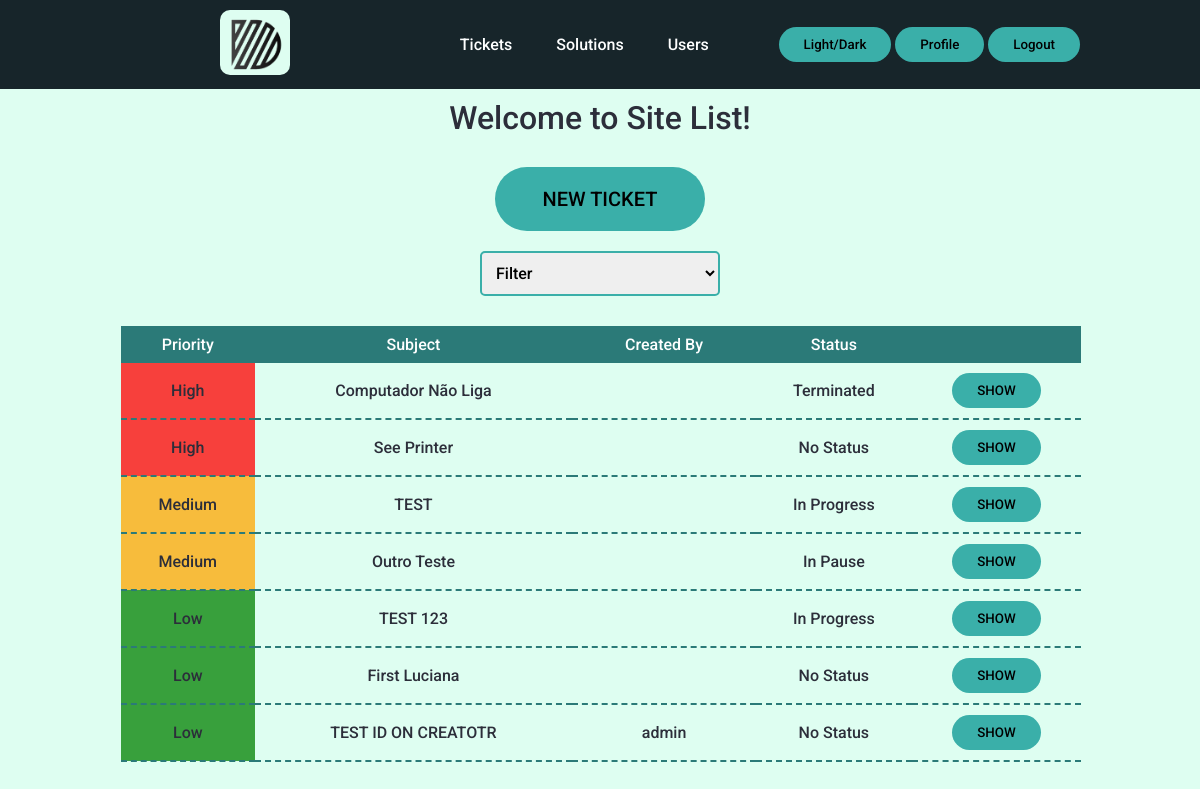
Screenshot of /tickets (signed in) with the database file from the repository.
### tables this page shows
CREATE TABLE tickets (
id INTEGER PRIMARY KEY AUTOINCREMENT NOT NULL,
subject TEXT NOT NULL,
creator INTEGER,
description TEXT,
status INTEGER DEFAULT 0 NOT NULL,
priority INTEGER DEFAULT 0 NOT NULL,
time TIMESTAMP DEFAULT CURRENT_TIMESTAMP,
FOREIGN KEY(creator) REFERENCES users(id)
ON DELETE SET NULL
ON UPDATE NO ACTION
);

CREATE TABLE users (id INTEGER PRIMARY KEY AUTOINCREMENT NOT NULL, name TEXT NOT NULL, hash TEXT NOT NULL, permission INTEGER DEFAULT 4 NOT NULL, active BLOB DEFAULT 0 NOT NULL, email TEXT NOT NULL);

### app.py (the view, shortened to what this page needs)
@app.route("/tickets", methods=["GET", "POST"])
def tickets():
    tickets = db.execute("SELECT tickets.id, tickets.subject, tickets.status, tickets.priority, users.name AS creator_name FROM tickets LEFT JOIN users ON tickets.creator = users.id WHERE tickets.status < 4 ORDER BY priority DESC, time ASC")
    return render_template("tickets.html", tickets = tickets, status = ticketStatus, priority = priority)

### templates/tickets.html (shortened to what this page needs)
{% extends "layout.html" %}
{% block body %}
<div><h1>Welcome to Site List!</h1></div>
    {% if session.get("permission") < 4 %}
    <form action="/newticket">
    <button type="submit" class="enter">NEW TICKET</button>
    </form>
    <form action="/tickets" method="post">
    <select id="status" name="status" onchange="clickButton()">
        <option hidden disabled value="" selected>Filter</option>
    </select>
    </form>
    {% endif %}
    <table>
        <thead>
            <tr>
                <th>Priority</th>
                <th>Subject</th>
                <th>Created By</th>
                <th>Status</th>
                <th></th>
            </tr>
        </thead>
        <tbody>
            {% for ticket in tickets %}
            <tr>
                <td class="{{ priority[ticket['priority']] }}"> {{ priority[ticket["priority"]] }}</td>
                <td> {{ ticket["subject"] }}</td>
                {% if ticket["creator_name"] %}
                <td> {{ ticket["creator_name"] }}</td>
                {% else %}
                <td></td>
                {% endif %}
                <td> {{ status[ticket["status"]] }}</td>
                <td>
                    <form action="/showticket" method="post">
                        <button type="submit">SHOW</button>
                    </form>
                </td>
            </tr>
            {% endfor %}
        </tbody>
    </table>
{% endblock %}

### templates/layout.html (shortened to what this page needs)
<!DOCTYPE HTML>
<html lang="en">
    <head>
        <link rel="stylesheet" href=".\static\styles.css">
    </head>
    <body>
      <header>
        <div>
        <a href="/"><img class="logo" src=".\static\images\d.png" alt="logo"></a>
        </div>
        {% if session.get("user_id") %}
        <div>
        <nav>
          <ul class="nav_links">
            <li><a href="/tickets" onclick="changeActiveLink(event)" id="ticketID">Tickets</a></li>
            <li><a href="/solutions" onclick="changeActiveLink(event)" id="docID">Solutions</a></li>
            {% if session.get("permission") < 3 %}
            <li><a href="/users" onclick="changeActiveLink(event)" id="userID">Users</a></li>
            {% endif %}
          </ul>
        </nav>
        </div>
        <div>
          <button onclick="toggleMode()">Light/Dark</button>
          <a href="/profile"><button>Profile</button></a>
          <a href="/logout"><button onclick="logout()">Logout</button></a>
        </div>
        {% else %}
        <div>
          <button onclick="toggleMode()">Light/Dark</button>
          <a href="/register"><button>Register</button></a>
          <a href="/"><button>Login</button></a>
          {% endif %}
      </header>
      <div class="body">
      {% block body %}{% endblock %}
      </div>
    </body>
</html>

### static/styles.css (style rules this page uses)
* { box-sizing: border-box; margin: 0; padding: 0; font-family: "Roboto", sans-serif; font-weight: 500; }
header { background-color: #17252a; color: #feffff; display: flex; justify-content: space-between; align-items: center; padding: 10px 10%; }
.body { padding: 10px 10%; text-align: center; }
header a { color: #feffff; text-decoration: none; }
body { transition: background-color 0.5s, color 0.3s; }
.light { background-color: #defef1; color: #2c2e3a; }
.light button { background-color: #3aafa9; }
.nav_links { list-style: none; }
.nav_links li { display: inline-block; padding: 0 20px; }
.nav_links li a { transition: all 0.3s ease 0s; }
button { padding: 10px 25px; border: none; border-radius: 50px; cursor: pointer; transition: all 0.5s ease 0s; }
.enter { margin-top: 30px; margin-bottom: 10px; padding: 20px 5%; font-size: 20px; }
.logo { margin: 0px 100px; width: 70px; height: auto; background-color: #defef1; border-radius: 10px; transition: all 1s ease 0s; }
table { margin:20px 1px 20px 1px; width: 100%; border-collapse: collapse; }
td { padding: 10px 0 10px; border-bottom: 2px dashed #2b7a78; margin: 10px 10px; }
th { background-color: #2b7a78; padding: 9px; transition: all 0.5s ease 0s; color: #feffff; }
input, select, textarea { width: 25%; min-width: 200px; padding: 10px; margin: 10px 0; box-sizing: border-box; border: 2px solid #3aafa9; border-radius: 5px; font-size: 16px; }
.Medium { background-color: rgba(255, 166, 0, 0.75); }
.High { background-color: rgba(255, 0, 0, 0.75); }
.Low { background-color: rgba(0, 128, 0, 0.75); }

### rows the page displays
tickets: priority "High", subject "Computador Não Liga", status "Terminated"
tickets: priority "High", subject "See Printer", status "No Status"
tickets: priority "Medium", subject "TEST", status "In Progress"
tickets: priority "Medium", subject "Outro Teste", status "In Pause"
tickets: priority "Low", subject "TEST 123", status "In Progress"
tickets: priority "Low", subject "First Luciana", status "No Status"
tickets: priority "Low", subject "TEST ID ON CREATOTR", creator_name "admin", status "No Status"
